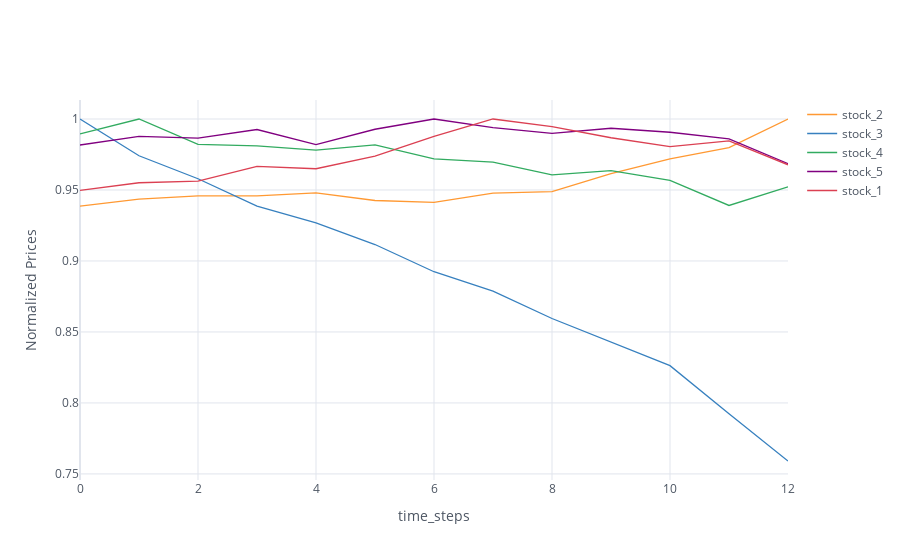

Notebook cell for this chart:
### Code cell
starting_time = datetime(year=1995, month=1, day=1, hour=10) + relativedelta(hours=130)
ending_time = starting_time + relativedelta(hours=30)

cf.go_offline()
cf.set_config_file(world_readable=True, theme="white")

buffer = SimulatedStockBuffer.objects.select_related("stock").order_by("captured_at").filter(
    Q(captured_at__gte = starting_time)
    & Q(captured_at__lte = ending_time)
).all()

price_variations = {}
for snapshot in buffer:
    if snapshot.stock.name not in price_variations:
        price_variations[snapshot.stock.name] = []
    price_variations[snapshot.stock.name].append(snapshot.price_snapshot)

# print(price_variations)
for stck_name in price_variations:
    price_snaps = price_variations[stck_name]
    price_array = np.array(price_snaps)
    max_price = max(price_array)
    normalized_snaps = price_array/max_price
    price_variations[stck_name] = normalized_snaps

    

stock_names = list(price_variations.keys())


# print(price_variations)
df_regret_comparisons = pd.DataFrame(price_variations)
df_regret_comparisons.iplot(
    xTitle='time_steps',
    yTitle='Normalized Prices'
)

### Figure 1 — Plotly figure (JSON) as saved in the notebook; plotly's stock layout.template omitted (floating-point values rounded to 4 significant figures)
{"data": [{"line": {"color": "rgba(255, 153, 51, 1.0)", "dash": "solid", "shape": "linear", "width": 1.3}, "mode": "lines", "name": "stock_2", "text": "", "type": "scatter", "x": [0, 1, 2, 3, 4, 5, 6, 7, 8, 9, 10, 11, 12], "y": [0.9387, 0.9436, 0.9458, 0.9459, 0.9479, 0.9426, 0.9413, 0.9478, 0.9488, 0.9615, 0.9719, 0.9798, 1]}, {"line": {"color": "rgba(55, 128, 191, 1.0)", "dash": "solid", "shape": "linear", "width": 1.3}, "mode": "lines", "name": "stock_3", "text": "", "type": "scatter", "x": [0, 1, 2, 3, 4, 5, 6, 7, 8, 9, 10, 11, 12], "y": [1, 0.9741, 0.9579, 0.9387, 0.9268, 0.9116, 0.8924, 0.8788, 0.8595, 0.8428, 0.8263, 0.7924, 0.7591]}, {"line": {"color": "rgba(50, 171, 96, 1.0)", "dash": "solid", "shape": "linear", "width": 1.3}, "mode": "lines", "name": "stock_4", "text": "", "type": "scatter", "x": [0, 1, 2, 3, 4, 5, 6, 7, 8, 9, 10, 11, 12], "y": [0.9895, 1, 0.9822, 0.981, 0.9781, 0.9818, 0.9719, 0.9696, 0.9607, 0.9636, 0.9568, 0.9391, 0.9523]}, {"line": {"color": "rgba(128, 0, 128, 1.0)", "dash": "solid", "shape": "linear", "width": 1.3}, "mode": "lines", "name": "stock_5", "text": "", "type": "scatter", "x": [0, 1, 2, 3, 4, 5, 6, 7, 8, 9, 10, 11, 12], "y": [0.9817, 0.9878, 0.9865, 0.9926, 0.982, 0.9928, 1, 0.9939, 0.9898, 0.9935, 0.9907, 0.986, 0.9685]}, {"line": {"color": "rgba(219, 64, 82, 1.0)", "dash": "solid", "shape": "linear", "width": 1.3}, "mode": "lines", "name": "stock_1", "text": "", "type": "scatter", "x": [0, 1, 2, 3, 4, 5, 6, 7, 8, 9, 10, 11, 12], "y": [0.9497, 0.9551, 0.9562, 0.9666, 0.965, 0.9738, 0.9877, 1, 0.9946, 0.9868, 0.9806, 0.9846, 0.9677]}], "layout": {"legend": {"bgcolor": "#FFFFFF", "font": {"color": "#4D5663"}}, "paper_bgcolor": "#FFFFFF", "plot_bgcolor": "#FFFFFF", "title": {"font": {"color": "#4D5663"}}, "xaxis": {"gridcolor": "#E1E5ED", "showgrid": true, "tickfont": {"color": "#4D5663"}, "title": {"font": {"color": "#4D5663"}, "text": "time_steps"}, "zerolinecolor": "#E1E5ED"}, "yaxis": {"gridcolor": "#E1E5ED", "showgrid": true, "tickfont": {"color": "#4D5663"}, "title": {"font": {"color": "#4D5663"}, "text": "Normalized Prices"}, "zerolinecolor": "#E1E5ED"}}}
